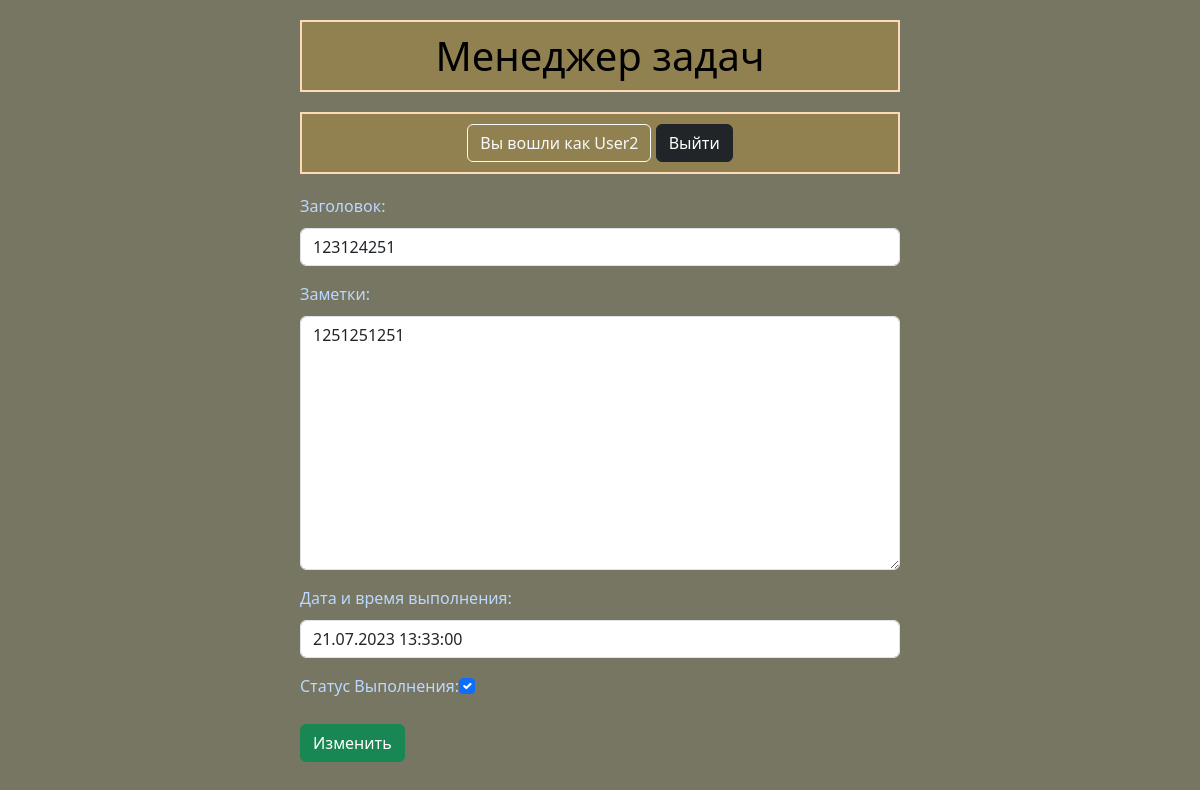
Page /task/13/update (signed in) on the committed database.
### taskmanager/models.py (models this page shows, shortened)
class Task(models.Model):
    title = models.CharField(max_length=255, verbose_name='Заголовок')
    description = models.TextField(blank=True, verbose_name='Заметки')
    date_time_of_completion = models.DateTimeField(verbose_name='Дата и время выполнения')
    completion = models.BooleanField(default=False, verbose_name='Статус Выполнения')
    time_create = models.DateTimeField(auto_now_add=True, verbose_name='Дата создания')
    time_update = models.DateTimeField(auto_now=True, verbose_name='Дата обновления')
    user = models.ForeignKey(User, on_delete=models.CASCADE, verbose_name='Пользователь')
    class Meta:
        verbose_name = 'Менеджер задач'
        verbose_name_plural = 'Менеджер задач'
        ordering = ['time_create', 'title']

### taskmanager/views.py (the view)
# urls.py: path('task/<int:task_id>/update', UpdateTask.as_view(), name='update_task'),
class UpdateTask(DataMixin, UpdateView, UserIdValidateMixin):
    model = Task
    form_class = AddTaskForm
    template_name = 'taskmanager/update_task.html'
    pk_url_kwarg = 'task_id'
    def get_context_data(self, *, object_list=None, **kwargs):
        context = super().get_context_data(**kwargs)
        c_def = self.get_user_context(title="Обновление задачи")
        return dict(list(context.items()) + list(c_def.items()))
    def get_queryset(self):
        queryset = super().get_queryset()
        queryset = super().get_id_queryset(queryset)
        return queryset

### taskmanager/forms.py (shortened to what this page needs)
class AddTaskForm(forms.ModelForm):
    class Meta:
        model = Task
        fields = ['title', 'description', 'date_time_of_completion', 'completion']
        widgets = {
            'title': forms.TextInput(attrs={
                'class': 'form-control',
                'placeholder': 'Заголовок'}),
            'description': forms.Textarea(attrs={
                'cols': 60, 'rows': 10,
                'class': 'form-control',
                'placeholder': 'Заметки'}),
            'date_time_of_completion': forms.DateTimeInput(attrs={
                'class': 'form-control flatpickr',
                'data-target': '#datetimepicker1',
                'placeholder': 'Дата и время выполнения', }),
            'completion': forms.CheckboxInput(attrs={
                'class': 'form-check-input',
            })
        }

### taskmanager/utils.py (called while the page is built)
    def get_user_context(self, **kwargs):
        context = kwargs
        return context

    def get_id_queryset(self, curentqueryset):
        queryset = curentqueryset
        user = self.request.user
        if user.is_authenticated:
            queryset = queryset.filter(user_id=user)
        else:
            queryset = Task.objects.none()
        return queryset

### taskmanager/templates/taskmanager/update_task.html (shortened to what this page needs)
{% extends 'taskmanager/base.html' %}
{% block content %}
{% if request.user.is_authenticated %}
<div class="task-container">
    <form method="post">
        {% for f in form %}
        <p><label class="labelDefault">{{f.label}}:</label>{{f}}</p>
        {% endfor %}
        <button type="submit" class="btn btn-success">Изменить</button>
    </form>
</div>
{% else %}
<div class="alert alert-danger">Вы не авторизованы</div>
{% endif %}
{% endblock %}

### taskmanager/templates/taskmanager/base.html (shortened to what this page needs)
{% load static %}
<!doctype html>
<html lang="en">
<head>
    <link rel="stylesheet" href="{% static 'bootstrap/css/bootstrap.min.css' %}">
    <link rel="stylesheet" href="{% static 'taskmanager/css/styles.css' %}">
    <link rel="stylesheet" href="https://cdn.jsdelivr.net/npm/flatpickr/dist/flatpickr.min.css">
    <link rel="stylesheet" href="https://npmcdn.com/flatpickr/dist/themes/dark.css">
</head>
<body>
<header>
    <h1><a class="title" href="{% url 'home' %}">Менеджер задач</a></h1>
</header>
{% block mainmenu %}
<div class="menu d-flex justify-content-center">
    {% if request.user.is_authenticated %}
    <div class="user-menu">
        <a class="btn btn-outline-light user-greeting">Вы вошли как {{ user.username }}</a>
        <a class="btn btn-dark" href="{% url 'user_logout' %}">Выйти</a>
    </div>
    {% else %}
    <div class="guest-menu d-flex">
        <a class="btn btn-outline-dark me-2" href="{% url 'user_login' %}">Авторизация</a>
        <a class="btn btn-outline-dark" href="{% url 'user_reg' %}">Регистрация</a>
    </div>
    {% endif %}
</div>
{% endblock mainmenu %}
{% block content %}
{% endblock %}
</body>
</html>

### taskmanager/static/taskmanager/css/styles.css (style rules this page uses)
header { background-color: #918151; color: #232321; text-align: center; max-width: 600px; margin: 20px auto; padding-bottom: 10px; padding-top: 10px; border: 2px solid peachpuff; }
h1 { margin: 0; }
.title { text-decoration: none; color: black; }
.labelDefault { color: #bcd8ff; padding-bottom: 10px; }
.menu { background-color: #918151; color: #000000; text-align: center; max-width: 600px; margin: 20px auto; padding-bottom: 10px; padding-top: 10px; border: 2px solid peachpuff; }
.task-container { margin: 20px auto; max-width: 600px; }
body { background-color: #767663; }

### rows in the picture
Task: form "123124251" "1251251251" "21.07.2023 13:33:00" "☑"

### other values in the picture
{{ user.username }} "User2"
{{ f.label }} "Заголовок" "Заметки" "Дата и время выполнения" "Статус Выполнения"
